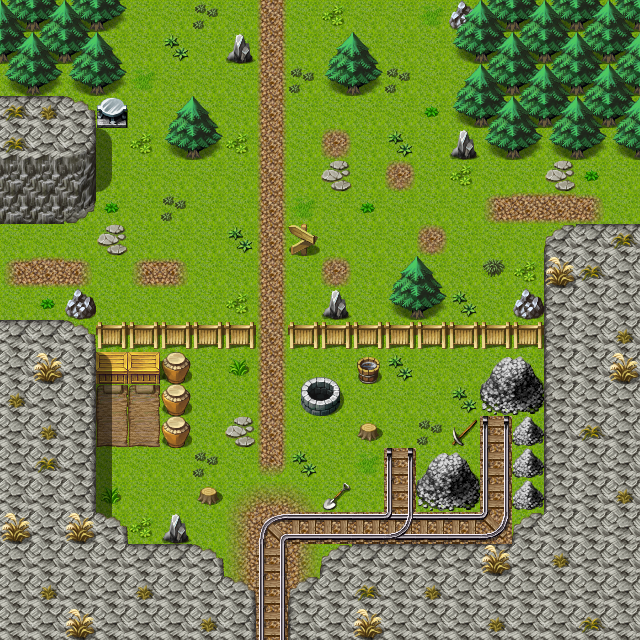

Rendered tile map (Tiled .tmx) drawn with the repository's tilesets; below, a short description and the map source with its tile grids summarised:
An orthogonal 20x20 tile map with 32x32 px tiles, 3 tile layers (Ground, Objects, Above), 1 hidden layer not drawn, 40 tilesets and 9 objects (5x mapchange, 3x spawn, sign).

<map version="1.0" orientation="orthogonal" width="20" height="20" tilewidth="32" tileheight="32">
 <properties>
  <property name="outside" value="1" />
 </properties>
 <tileset firstgid="1" name="map_bed_1" tilewidth="32" tileheight="32">
  <image source="../drawable/map_bed_1.png" width="512" height="256" />
 </tileset>
 <tileset firstgid="129" name="map_border_1" tilewidth="32" tileheight="32">
  <image source="../drawable/map_border_1.png" width="512" height="256" />
 </tileset>
 <tileset firstgid="257" name="map_bridge_1" tilewidth="32" tileheight="32">
  <image source="../drawable/map_bridge_1.png" width="512" height="256" />
 </tileset>
 <tileset firstgid="385" name="map_broken_1" tilewidth="32" tileheight="32">
  <image source="../drawable/map_broken_1.png" width="512" height="256" />
 </tileset>
 <tileset firstgid="513" name="map_cavewall_1" tilewidth="32" tileheight="32">
  <image source="../drawable/map_cavewall_1.png" width="576" height="192" />
 </tileset>
 <tileset firstgid="621" name="map_cavewall_2" tilewidth="32" tileheight="32">
  <image source="../drawable/map_cavewall_2.png" width="576" height="192" />
 </tileset>
 <tileset firstgid="729" name="map_cavewall_3" tilewidth="32" tileheight="32">
  <image source="../drawable/map_cavewall_3.png" width="576" height="192" />
 </tileset>
 <tileset firstgid="837" name="map_chair_table_1" tilewidth="32" tileheight="32">
  <image source="../drawable/map_chair_table_1.png" width="512" height="256" />
 </tileset>
 <tileset firstgid="965" name="map_crate_1" tilewidth="32" tileheight="32">
  <image source="../drawable/map_crate_1.png" width="512" height="256" />
 </tileset>
 <tileset firstgid="1093" name="map_cupboard_1" tilewidth="32" tileheight="32">
  <image source="../drawable/map_cupboard_1.png" width="512" height="256" />
 </tileset>
 <tileset firstgid="1221" name="map_curtain_1" tilewidth="32" tileheight="32">
  <image source="../drawable/map_curtain_1.png" width="512" height="256" />
 </tileset>
 <tileset firstgid="1349" name="map_entrance_1" tilewidth="32" tileheight="32">
  <image source="../drawable/map_entrance_1.png" width="512" height="256" />
 </tileset>
 <tileset firstgid="1477" name="map_fence_1" tilewidth="32" tileheight="32">
  <image source="../drawable/map_fence_1.png" width="512" height="256" />
 </tileset>
 <tileset firstgid="1605" name="map_fence_2" tilewidth="32" tileheight="32">
  <image source="../drawable/map_fence_2.png" width="512" height="256" />
 </tileset>
 <tileset firstgid="1733" name="map_ground_1" tilewidth="32" tileheight="32">
  <image source="../drawable/map_ground_1.png" width="512" height="256" />
 </tileset>
 <tileset firstgid="1861" name="map_ground_2" tilewidth="32" tileheight="32">
  <image source="../drawable/map_ground_2.png" width="512" height="256" />
 </tileset>
 <tileset firstgid="1989" name="map_ground_3" tilewidth="32" tileheight="32">
  <image source="../drawable/map_ground_3.png" width="512" height="256" />
 </tileset>
 <tileset firstgid="2117" name="map_ground_4" tilewidth="32" tileheight="32">
  <image source="../drawable/map_ground_4.png" width="512" height="256" />
 </tileset>
 <tileset firstgid="2245" name="map_ground_5" tilewidth="32" tileheight="32">
  <image source="../drawable/map_ground_5.png" width="512" height="256" />
 </tileset>
 <tileset firstgid="2373" name="map_ground_6" tilewidth="32" tileheight="32">
  <image source="../drawable/map_ground_6.png" width="512" height="256" />
 </tileset>
 <tileset firstgid="2501" name="map_ground_7" tilewidth="32" tileheight="32">
  <image source="../drawable/map_ground_7.png" width="512" height="256" />
 </tileset>
 <tileset firstgid="2629" name="map_ground_8" tilewidth="32" tileheight="32">
  <image source="../drawable/map_ground_8.png" width="512" height="256" />
 </tileset>
 <tileset firstgid="2757" name="map_indoor_1" tilewidth="32" tileheight="32">
  <image source="../drawable/map_indoor_1.png" width="512" height="256" />
 </tileset>
 <tileset firstgid="2885" name="map_kitchen_1" tilewidth="32" tileheight="32">
  <image source="../drawable/map_kitchen_1.png" width="512" height="256" />
 </tileset>
 <tileset firstgid="3013" name="map_outdoor_1" tilewidth="32" tileheight="32">
  <image source="../drawable/map_outdoor_1.png" width="512" height="256" />
 </tileset>
 <tileset firstgid="3141" name="map_pillar_1" tilewidth="32" tileheight="32">
  <image source="../drawable/map_pillar_1.png" width="512" height="256" />
 </tileset>
 <tileset firstgid="3269" name="map_plant_1" tilewidth="32" tileheight="32">
  <image source="../drawable/map_plant_1.png" width="512" height="256" />
 </tileset>
 <tileset firstgid="3397" name="map_rock_1" tilewidth="32" tileheight="32">
  <image source="../drawable/map_rock_1.png" width="512" height="256" />
 </tileset>
 <tileset firstgid="3525" name="map_roof_1" tilewidth="32" tileheight="32">
  <image source="../drawable/map_roof_1.png" width="512" height="256" />
 </tileset>
 <tileset firstgid="3653" name="map_roof_2" tilewidth="32" tileheight="32">
  <image source="../drawable/map_roof_2.png" width="512" height="256" />
 </tileset>
 <tileset firstgid="3781" name="map_shop_1" tilewidth="32" tileheight="32">
  <image source="../drawable/map_shop_1.png" width="512" height="256" />
 </tileset>
 <tileset firstgid="3909" name="map_sign_ladder_1" tilewidth="32" tileheight="32">
  <image source="../drawable/map_sign_ladder_1.png" width="512" height="256" />
 </tileset>
 <tileset firstgid="4037" name="map_table_1" tilewidth="32" tileheight="32">
  <image source="../drawable/map_table_1.png" width="512" height="256" />
 </tileset>
 <tileset firstgid="4165" name="map_trail_1" tilewidth="32" tileheight="32">
  <image source="../drawable/map_trail_1.png" width="512" height="256" />
 </tileset>
 <tileset firstgid="4293" name="map_tree_1" tilewidth="32" tileheight="32">
  <image source="../drawable/map_tree_1.png" width="512" height="256" />
 </tileset>
 <tileset firstgid="4421" name="map_wall_1" tilewidth="32" tileheight="32">
  <image source="../drawable/map_wall_1.png" width="512" height="256" />
 </tileset>
 <tileset firstgid="4549" name="map_wall_2" tilewidth="32" tileheight="32">
  <image source="../drawable/map_wall_2.png" width="480" height="256" />
 </tileset>
 <tileset firstgid="4669" name="map_wall_3" tilewidth="32" tileheight="32">
  <image source="../drawable/map_wall_3.png" width="480" height="256" />
 </tileset>
 <tileset firstgid="4789" name="map_window_1" tilewidth="32" tileheight="32">
  <image source="../drawable/map_window_1.png" width="512" height="256" />
 </tileset>
 <tileset firstgid="4917" name="map_window_2" tilewidth="32" tileheight="32">
  <image source="../drawable/map_window_2.png" width="512" height="256" />
 </tileset>
 <layer name="Ground" width="20" height="20">
  <data>[400 cells, 400 non-empty, 12 distinct tile ids]</data>
 </layer>
 <layer name="Objects" width="20" height="20">
  <data>[400 cells, 216 non-empty, 57 distinct tile ids]</data>
 </layer>
 <layer name="Above" width="20" height="20">
  <data>[400 cells, 20 non-empty, 10 distinct tile ids]</data>
 </layer>
 <layer name="Walkable" width="20" height="20" visible="0">
  <data>[400 cells, 205 non-empty, 1 distinct tile ids]</data>
 </layer>
 <objectgroup name="Mapevents" width="20" height="20">
  <!-- 6 objects omitted --></objectgroup>
 <objectgroup name="Spawn" width="20" height="20">
  <!-- 3 objects omitted --></objectgroup>
 <objectgroup name="Keys" width="20" height="20" />
</map>
<!-- 9 of 9 objects omitted -->
